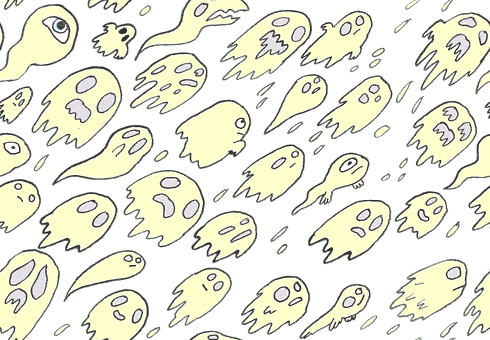
#> input picture assets/ghostly_gouls.png, 490 x 340 px
$ python -i assets.py   (imports and definitions only)
#> lines starting #> are read from the running program, lines starting #| are printed output that depends on the picture
#!/usr/bin/env python
# -*- coding: utf-8 -*-
#

import pi3d
import PIL

import tiling

WIDTHS = [4, 8, 16, 32, 48, 64, 72, 96, 128, 144, 192, 256,
          288, 384, 512, 576, 640, 720, 768, 800, 960, 1024, 1080, 1920]

class Image(object):
    # [4 lines left out: function __init__, not called in this run]

    @property
    def width(self):
        return self.image.width

    @property
    def height(self):
        return self.image.height

    @property
    def size(self):
        return (self.width, self.height)

    # [4 lines left out: function texture, not called in this run]


class Animation(object):
    # [5 lines left out: function __init__, not called in this run]

    @property
    def textures(self):
        return [image.texture for image in self.images]

    @property
    def first_frame(self):
        return self.images[0]

    @property
    def size(self):
        return self.first_frame.size

    @property
    def as_loop(self):
        return Loop(self.images, self.position, self.fps)


class Loop(Animation):
    def __init__(self, images, position=None, fps=None):
        super(Loop, self).__init__(images, position, fps, True)


class Puppet(object):
    # [6 lines left out: function __init__, not called in this run]

    @property
    def actions(self):
        return self.animations.keys()

    def __getitem__(self, item):
        return self.animations[item]

    @property
    def size(self):
        return self.animations['initial'].size


# [68 lines left out: functions image, images, autoresize, new_image, paste_in, load_tileset, not called in this run]

>>> result = image('../assets/ghostly_gouls.png')
#> in image, image is the input picture: PIL image 490x340 RGBA; mean R, G, B, A 208.9, 221.2, 198.6, 131.9
#> after the loop in autoresize, `for i in xrange(n-1, 0, -1):`:
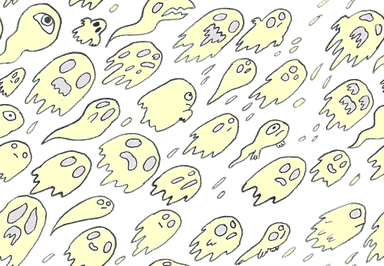
#> image: PIL image 384x266 RGBA; mean R, G, B, A 130.2, 131.8, 115.9, 131.6; transparent parts drawn white
